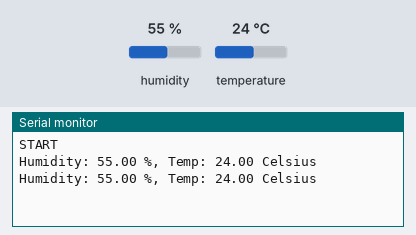
The sketch below on a simulated Arduino Uno, built with avr-gcc and run on an emulated ATmega328P. Parts: the last lines printed to the serial monitor. Inputs (shaded band) come from the test bench; at power-on: humidity 55 %, temperature 24 °C.

Above: at 2.8 s.
2.9 s: humidity set to 22 %
At 4.9 s:
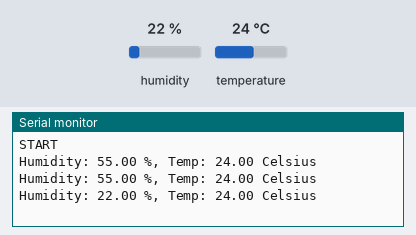
5.6 s: temperature set to 12 °C
At 6.6 s:
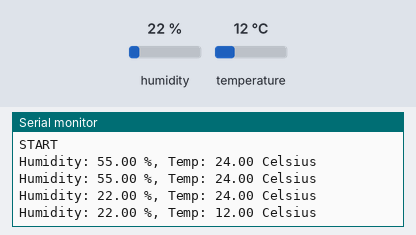
8.3 s: humidity set to 40 %
At 11.3 s:
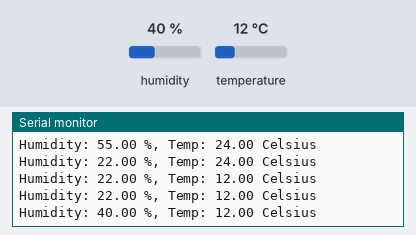
Timing chart, 0 to 12.8 s (numbered marks = the images above; inputs shaded):
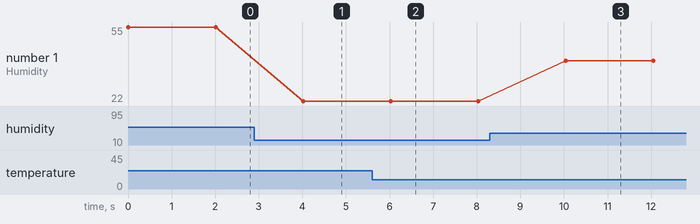

The sketch:

localTemperature.ino
```cpp
//Libraries
#include <DHT.h>
//Constants
#define DHTPIN 2           // what pin we're connected to
#define DHTTYPE DHT22      // DHT 22  (AM2302)
DHT dht(DHTPIN, DHTTYPE);  //// Initialize DHT sensor for normal 16mhz Arduino


//Variables
float hum;   //Stores humidity value
float temp;  //Stores temperature value

void setup() {
  Serial.begin(115200);
  Serial.println("START");
  dht.begin();
}

void loop() {
  //Read data and store it to variables hum and temp
  hum = dht.readHumidity();
  temp = dht.readTemperature();
  //Print temp and humidity values to serial monitor
  Serial.print("Humidity: ");
  Serial.print(hum);
  Serial.print(" %, Temp: ");
  Serial.print(temp);
  Serial.println(" Celsius");
  delay(2000);  //Delay 2 sec.
}
```

Measured:
- after the input at 2.9 s, the serial monitor: prints a new line after 1.1 s (image 1)
- after the input at 5.6 s, the serial monitor: prints a new line after 0.42 s (image 2)
- after the input at 8.3 s, the serial monitor: prints a new line after 1.7 s (image 3)
- plotted number 1: 55 → 22 after the input at 2.9 s, 22 → 40 after the input at 8.3 s
